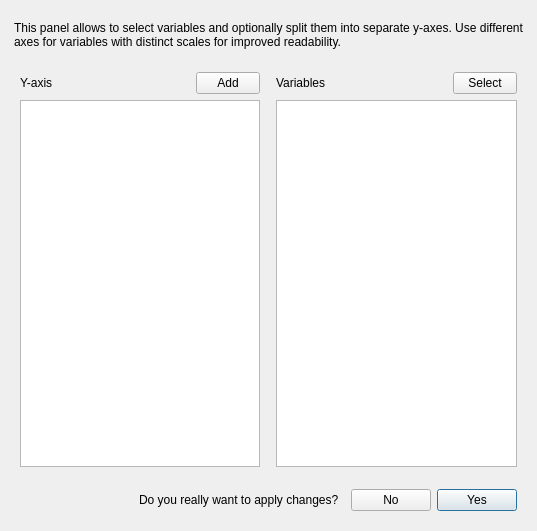
<?xml version="1.0" encoding="UTF-8"?>
<ui version="4.0">
 <class>Form</class>
 <widget class="QWidget" name="Form">
  <property name="geometry">
   <rect>
    <x>0</x>
    <y>0</y>
    <width>537</width>
    <height>531</height>
   </rect>
  </property>
  <property name="minimumSize">
   <size>
    <width>300</width>
    <height>300</height>
   </size>
  </property>
  <property name="windowTitle">
   <string>Form</string>
  </property>
  <layout class="QVBoxLayout" name="verticalLayout_Form">
   <property name="spacing">
    <number>10</number>
   </property>
   <item>
    <widget class="QLabel" name="label_top">
     <property name="styleSheet">
      <string notr="true">QLabel{
	margin-top: 10px;
	margin-bottom: 10px;
}</string>
     </property>
     <property name="text">
      <string>This panel allows to select variables and optionally split them into separate y-axes. Use different axes for variables with distinct scales for improved readability.</string>
     </property>
     <property name="alignment">
      <set>Qt::AlignmentFlag::AlignLeading|Qt::AlignmentFlag::AlignLeft|Qt::AlignmentFlag::AlignVCenter</set>
     </property>
     <property name="wordWrap">
      <bool>true</bool>
     </property>
    </widget>
   </item>
   <item>
    <widget class="QFrame" name="frame_listviews">
     <property name="frameShape">
      <enum>QFrame::Shape::NoFrame</enum>
     </property>
     <property name="frameShadow">
      <enum>QFrame::Shadow::Raised</enum>
     </property>
     <layout class="QGridLayout" name="gridLayout_frame_listviews">
      <property name="topMargin">
       <number>3</number>
      </property>
      <property name="bottomMargin">
       <number>3</number>
      </property>
      <property name="horizontalSpacing">
       <number>16</number>
      </property>
      <item row="1" column="1">
       <widget class="QListView" name="listView_variables"/>
      </item>
      <item row="0" column="1">
       <widget class="QFrame" name="frame_variables">
        <property name="frameShape">
         <enum>QFrame::Shape::NoFrame</enum>
        </property>
        <property name="frameShadow">
         <enum>QFrame::Shadow::Raised</enum>
        </property>
        <layout class="QHBoxLayout" name="horizontalLayout_frame_variables">
         <property name="spacing">
          <number>0</number>
         </property>
         <property name="leftMargin">
          <number>0</number>
         </property>
         <property name="topMargin">
          <number>0</number>
         </property>
         <property name="rightMargin">
          <number>0</number>
         </property>
         <property name="bottomMargin">
          <number>0</number>
         </property>
         <item>
          <widget class="QLabel" name="label_frame_variables">
           <property name="text">
            <string>Variables</string>
           </property>
          </widget>
         </item>
         <item>
          <spacer name="horizontalSpacer_frame_variables">
           <property name="orientation">
            <enum>Qt::Orientation::Horizontal</enum>
           </property>
           <property name="sizeHint" stdset="0">
            <size>
             <width>40</width>
             <height>20</height>
            </size>
           </property>
          </spacer>
         </item>
         <item>
          <widget class="QPushButton" name="pushButton_select">
           <property name="minimumSize">
            <size>
             <width>64</width>
             <height>0</height>
            </size>
           </property>
           <property name="maximumSize">
            <size>
             <width>64</width>
             <height>99999</height>
            </size>
           </property>
           <property name="text">
            <string>Select</string>
           </property>
          </widget>
         </item>
        </layout>
       </widget>
      </item>
      <item row="1" column="0">
       <widget class="QListView" name="listView_axis"/>
      </item>
      <item row="0" column="0">
       <widget class="QFrame" name="frame_axis">
        <property name="frameShape">
         <enum>QFrame::Shape::NoFrame</enum>
        </property>
        <property name="frameShadow">
         <enum>QFrame::Shadow::Raised</enum>
        </property>
        <layout class="QHBoxLayout" name="horizontalLayout_frame_axis">
         <property name="spacing">
          <number>0</number>
         </property>
         <property name="leftMargin">
          <number>0</number>
         </property>
         <property name="topMargin">
          <number>0</number>
         </property>
         <property name="rightMargin">
          <number>0</number>
         </property>
         <property name="bottomMargin">
          <number>0</number>
         </property>
         <item>
          <widget class="QLabel" name="label_frame_axis">
           <property name="text">
            <string>Y-axis</string>
           </property>
          </widget>
         </item>
         <item>
          <spacer name="horizontalSpacer_frame_axis">
           <property name="orientation">
            <enum>Qt::Orientation::Horizontal</enum>
           </property>
           <property name="sizeHint" stdset="0">
            <size>
             <width>40</width>
             <height>20</height>
            </size>
           </property>
          </spacer>
         </item>
         <item>
          <widget class="QPushButton" name="pushButton_add">
           <property name="minimumSize">
            <size>
             <width>64</width>
             <height>0</height>
            </size>
           </property>
           <property name="maximumSize">
            <size>
             <width>64</width>
             <height>99999</height>
            </size>
           </property>
           <property name="text">
            <string>Add</string>
           </property>
          </widget>
         </item>
        </layout>
       </widget>
      </item>
     </layout>
    </widget>
   </item>
   <item>
    <widget class="QFrame" name="frame_bottom">
     <property name="frameShape">
      <enum>QFrame::Shape::NoFrame</enum>
     </property>
     <property name="frameShadow">
      <enum>QFrame::Shadow::Raised</enum>
     </property>
     <layout class="QHBoxLayout" name="horizontalLayout_frame_bottom">
      <item>
       <spacer name="horizontalSpacer">
        <property name="orientation">
         <enum>Qt::Orientation::Horizontal</enum>
        </property>
        <property name="sizeHint" stdset="0">
         <size>
          <width>40</width>
          <height>20</height>
         </size>
        </property>
       </spacer>
      </item>
      <item>
       <widget class="QLabel" name="label_are_you_sure">
        <property name="text">
         <string>Do you really want to apply changes?  </string>
        </property>
       </widget>
      </item>
      <item>
       <widget class="QPushButton" name="pushButton_no">
        <property name="text">
         <string>No</string>
        </property>
       </widget>
      </item>
      <item>
       <widget class="QPushButton" name="pushButton_yes">
        <property name="text">
         <string>Yes</string>
        </property>
        <property name="autoDefault">
         <bool>true</bool>
        </property>
        <property name="default">
         <bool>true</bool>
        </property>
       </widget>
      </item>
     </layout>
    </widget>
   </item>
  </layout>
 </widget>
 <resources/>
 <connections/>
</ui>
